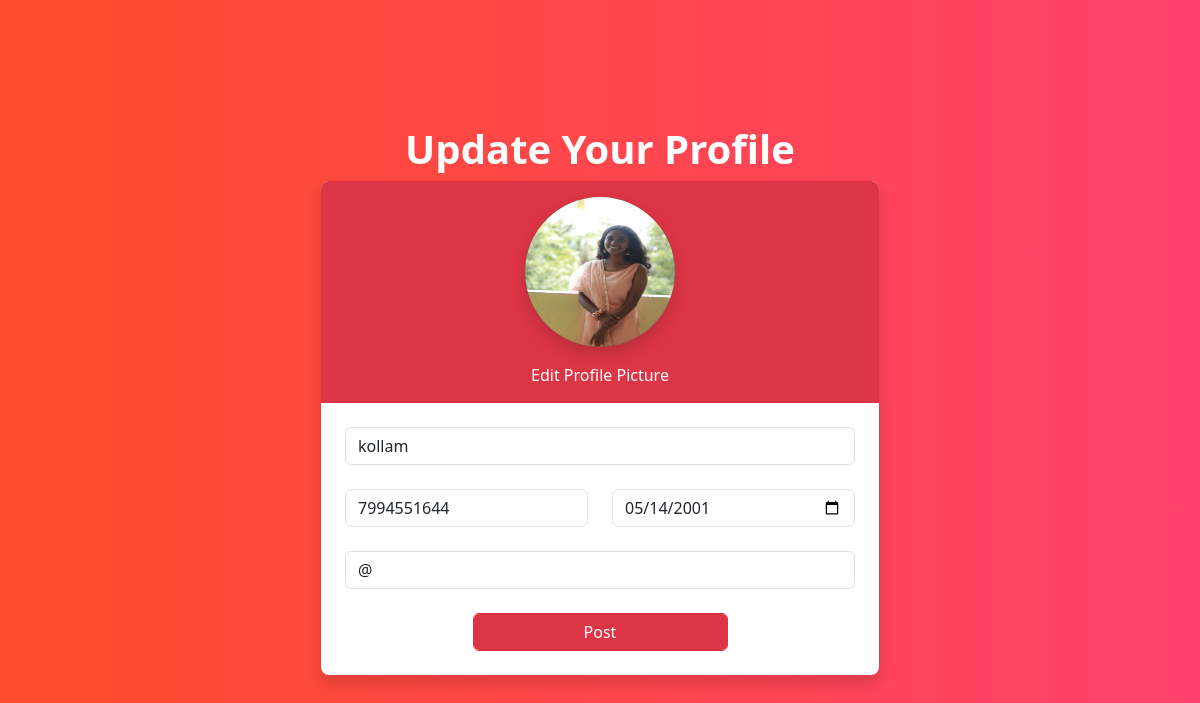
The page /profiles/9/change/ (signed in) on the database its author committed.
### social/models.py (models this page shows, shortened)
class UserProfile(models.Model):
    user=models.OneToOneField(User,on_delete=models.CASCADE,related_name="profile")
    address=models.CharField(max_length=200,null=True)
    phone=models.CharField(max_length=200,null=True)
    profile_pic=models.ImageField(upload_to="profilepics",null=True,blank=True)
    dob=models.DateField(null=True)
    bio=models.CharField(max_length=200,null=True)
    following=models.ManyToManyField("self",related_name="followed_by",symmetrical=False,null=True)
    block=models.ManyToManyField("self",related_name="blocked",symmetrical=False,null=True)

### social/views.py (the view, shortened to what this page needs)
# urls.py: path('profiles/<int:pk>/change/',views.ProfileUpdateView.as_view(),name="profile-update"),
@method_decorator(decs,name="dispatch")
class ProfileUpdateView(UpdateView):
    template_name="profile_add.html"
    form_class=UserProfileForm
    model=UserProfile

### social/forms.py
class UserProfileForm(forms.ModelForm):
    class Meta:
        model=UserProfile
        exclude=('user','following','block')
        widgets={
                 "dob":forms.DateInput(attrs={"class":"form-control","type":"date"})
        }

### social/templates/profile_add.html (shortened to what this page needs)
<!DOCTYPE html>
{%load static%}
<html lang="en">
<head>
    <link href="https://cdn.jsdelivr.net/npm/bootstrap@5.3.2/dist/css/bootstrap.min.css" rel="stylesheet">
    <link rel="stylesheet" href="{%static 'social/css/profile_edit.css'%}">
</head>
<body style="background: #FF416C;
background: -webkit-linear-gradient(to right, #FF4B2B, #FF416C);
background: linear-gradient(to right, #FF4B2B, #FF416C);">
    <div class="vh-100 container d-flex flex-column justify-content-center align-items-center">
        <div>
            <h1 class="text-white fw-bold">Update Your Profile</h1>
        </div>
        <form action="" method="post" enctype="multipart/form-data" class="border-0 rounded-3 form-control p-0 w-50 shadow">
            <div class="text-center bg-danger rounded-top-3 rounded-bottom-0 pb-3">
                <label for="fileToUpload">
                    <div class=" p-3">
                        {%if form.profile_pic.value%}
                            <img class="profile-small profile-pic shadow" src="{{form.profile_pic.value.url}}" alt="Avatar" style="border-radius: 50%;
                            background-color: rgb(68, 68, 68);">
                            {%else%}
                            <img class="profile-small profile-pic shadow" src="{%static 'social/images/profilepic.png'%}" alt="Avatar" style="border-radius: 50%;
                            background-color: rgb(68, 68, 68);">
                           {%endif%}
                    </div>
                </label>
                <div class="text-white tefw-bold">
                    Edit Profile Picture
                </div>
            </div>
            <div class="p-4">
                <div class="mb-4">
                    <input type="text" name="address" value="{{form.address.value}}" class="form-control" placeholder="Address">
                </div>
                <div class="row">
                    <div class="mb-4 col-md-6">
                        <input type="number" name="phone" value="{{form.phone.value}}" class="form-control" placeholder="Phone">
                    </div>
                    <div class="mb-4 col-md-6">
                        {{form.dob}}
                    </div>
                </div>
                <div class="mb-4">
                    <input type="text" name="bio" value="{{form.bio.value}}" class="form-control" placeholder="Bio">
                </div>
                <div class="text-center">
                    <button type="submit" class="btn btn-danger form-control w-50">Post</button>
                </div>
            </div>
        </form>
    </div>
</body>
</html>

### social/static/social/css/profile_edit.css (style rules this page uses)
.profile-pic { border-radius: 50%; height: 150px; width: 150px; background-size: cover; background-position: center; background-blend-mode: multiply; vertical-align: middle; text-align: center; color: transparent; transition: all .3s ease; text-decoration: none; cursor: pointer; }

### rows shown on the page
UserProfile: address "kollam", phone "7994551644", dob "05/14/2001"
